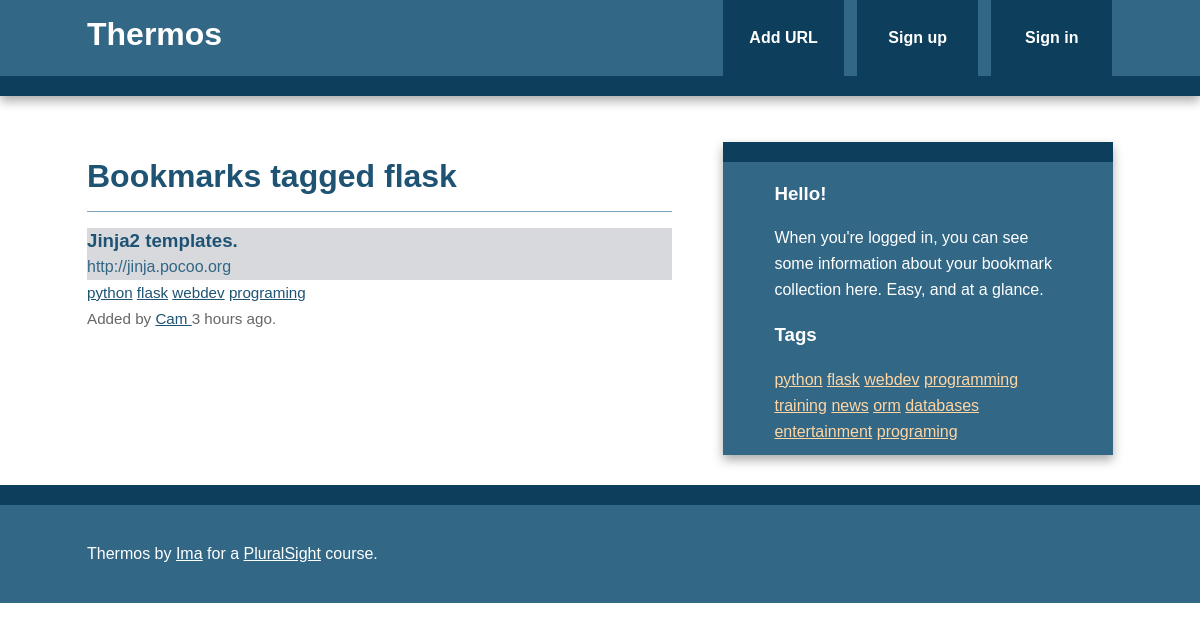
/bookmarks/tag/flask, run on the app's committed database.
### thermos/models.py (models this page shows, shortened)
class Tag(db.Model):
    id = db.Column(db.Integer, primary_key=True)
    name = db.Column(db.String(25), nullable=False, unique=True, index=True)
    @staticmethod
    def all():
        return Tag.query.all()
    def __repr__(self):
        return self.name

class Bookmark(db.Model):
    id = db.Column(db.Integer, primary_key=True)
    url = db.Column(db.Text, nullable=False)
    date = db.Column(db.DateTime, default=datetime.utcnow)
    description = db.Column(db.String(300))
    user_id = db.Column(db.Integer, db.ForeignKey('user.id'), nullable=False)
    _tags = db.relationship("Tag", secondary=tags, lazy='joined',
                            backref=db.backref("bookmarks", lazy="dynamic"))
    @property
    def tags(self):
        return ",".join([t.name for t in self._tags])
    @tags.setter
    def tags(self, string):
        if string:
            self._tags = [Tag.get_or_create(name) for name in string.split(',')]
        else:
            self._tags = []

class User(db.Model, UserMixin):
    id = db.Column(db.Integer, primary_key=True)
    username = db.Column(db.String(80), unique=True)
    email = db.Column(db.String(120), unique=True)
    bookmarks = db.relationship('Bookmark', backref='user', lazy='dynamic')
    password_hash = db.Column(db.String)
    @property
    def password(self):
        raise AttributeError('password: write-only field')

### thermos/bookmarks/views.py (the view)
@bookmarks.route('/tag/<name>')
def tag(name):
    tag = Tag.query.filter_by(name=name).first_or_404()
    return render_template('tag.html', tag=tag)

### thermos/main/views.py (called while the page is built)
@main.app_context_processor
def inject_tags():
    return dict(all_tags=Tag.all)

### thermos/templates/tag.html (shortened to what this page needs)
{% extends "base.html" %}
{% block content %}
    <article>
        <header>
            <h1>Bookmarks tagged {{ tag }}</h1>
            {% if tag.bookmarks.count() > 0 %}
                {% with bookmarks=tag.bookmarks %}
                    {% include "bookmark_list.html" %}
                {% endwith %}
            {% else %}
                There are no bookmarks with this tag.
            {% endif %}
        </header>
    </article>
{% endblock %}

### thermos/templates/base.html (shortened to what this page needs)
<!doctype html>
<html class="no-js" lang="">
    <head>
        {% block styles %}
          <link rel="stylesheet" href="{{ url_for('static', filename='css/normalize.min.css') }}">
          <link rel="stylesheet" href="{{ url_for('static', filename='css/main.css') }}">
        {% endblock %}
    </head>
    <body>
        <div class="header-container">
            <header class="wrapper clearfix">
                <a href="{{ url_for('main.index') }}"><h1 class="title">Thermos</h1></a>
                <nav>
                    <ul>
                        <li><a href="{{url_for('bookmarks.add')}}">Add URL</a></li>
                        {% if current_user.is_authenticated %}
                          <li>
                            <a href="{{ url_for('bookmarks.user', username=current_user.username)}}">Bookmarks</a>
                          </li>
                          <li>
                            <a href="{{ url_for('auth.logout') }}">Sign out</a>
                          </li>
                        {% else %}
                          <li>
                            <a href="{{ url_for('auth.signup')}}">Sign up</a>
                          </li>
                          <li>
                            <a href="{{ url_for('auth.login') }}">Sign in</a>
                          </li>
                        {% endif %}
                    </ul>
                </nav>
            </header>
        </div>
        <div class="main-container">
            <div class="main wrapper clearfix">
              {% block content %}
              {% endblock %}
              {% block sidebar %}
              <aside>
                  {% if current_user.is_authenticated %}
                    <h3>Hello, {{ current_user.username }}!</h3>
                    <ul>
                      <li>You have {{ current_user.bookmarks.count()}} bookmarks so far!</li>
                    </ul>
                  {% else %}
                      <h3>Hello!</h3>
                      <p>
                        When you're logged in, you can see some information about your bookmark collection here.  Easy, and at a glance.
                      </p>
                  {% endif %}
                  <h3>Tags</h3>
                  {% for t in all_tags() %}
                    <a href="{{ url_for('bookmarks.tag', name=t) }}">{{t}}</a>
                  {% endfor %}
              </aside>
              {% endblock %}
            </div>
        </div>
        <div class="footer-container">
            <footer class="wrapper">
                <p>Thermos by <a href="http://blinkwink.org">Ima</a> for a <a href="http://pluralsight.com">PluralSight</a> course.</p>
            </footer>
        </div>
    </body>
</html>

### thermos/templates/bookmark_list.html
<ul class="bookmarks">
    {% for bookmark in bookmarks %}
        <li>
            {% include "bookmark.html" %}
        </li>
    {% endfor %}
</ul>

### thermos/templates/bookmark.html (shortened to what this page needs)
<div class="bookmark">
    <a class="header" href="{{ bookmark.url }}">
        <h3 class="description">
            {{ bookmark.description|truncate(50, killwords=True)}}
        </h3>
        <span class="url">
            {{ bookmark.url|truncate(50, killwords=True) }}
        </span>
    </a>
    <div class="info">
        <span class="tags">
            {% if bookmark.tags %}
                {% for t in bookmark._tags %}
                    <a href="{{url_for('bookmarks.tag', name=t)}}">{{ t }}</a>
                {% endfor %}
            {%else%}
                No tags.
            {% endif %}
        </span>
        <br>
        Added by <a href="{{ url_for('bookmarks.user', username=bookmark.user.username) }}">
            {{bookmark.user.username}}
        </a>
        {{ moment(bookmark.date).fromNow() }}.
    </div>
</div>

### thermos/static/css/main.css (style rules this page uses)
html, button, input, select, textarea { color: #222; }
html { font-size: 1em; line-height: 1.4; }
body { font: 16px/26px Helvetica, Helvetica Neue, Arial; }
.wrapper { width: 90%; margin: 0 5%; }
.header-container { border-bottom: 20px solid #0D3E5B; }
.footer-container, .main aside { border-top: 20px solid #0D3E5B; }
.header-container, .footer-container, .main aside { background: #326786; }
.title { color: white; }
nav ul { margin: 0; padding: 0; list-style-type: none; }
nav a { display: block; margin-bottom: 10px; padding: 15px 0; text-align: center; text-decoration: none; font-weight: bold; color: white; background: #0D3E5B; }
.main { padding: 30px 0; }
.main article h1 { font-size: 2em; }
.main aside { color: white; padding: 0px 5% 10px; }
.footer-container footer { color: white; padding: 20px 0; }
a, a:visited { color: #1E5373; }
h1, h2, h3, h4, h5, h6 { color: #1E5373; }
aside a { color: #FFD6A3; }
.main aside h3, footer h3, footer a, footer a:visited { color: white; }
ul.bookmarks { list-style: none none; padding-left: 0; }
.bookmark { padding-bottom: .5em; border-top: 1px solid #7EA6BF; padding: 1em 0; }
a.header { color: #326786; text-decoration: none; background-color: #D8D9DD; display: block; }
a.header h3 { margin: 0 0; }
div.info { font-size: .95em; color: #666666; }
@media only screen and (min-width: 480px) { nav a { float: left; width: 27%; margin: 0 1.7%; padding: 25px 2%; margin-bottom: 0; } }
@media only screen and (min-width: 480px) { nav li:first-child a { margin-left: 0; } }
@media only screen and (min-width: 480px) { nav li:last-child a { margin-right: 0; } }
@media only screen and (min-width: 480px) { nav ul li { display: inline; } }
@media only screen and (min-width: 768px) { .header-container, .main aside { -webkit-box-shadow: 0 5px 10px #aaa; -moz-box-shadow: 0 5px 10px #aaa; box-shadow: 0 5px 10px #aaa; } }
@media only screen and (min-width: 768px) { .title { float: left; } }
@media only screen and (min-width: 768px) { nav { float: right; width: 38%; } }
@media only screen and (min-width: 768px) { .main article { float: left; width: 57%; } }
@media only screen and (min-width: 768px) { .main aside { float: right; width: 28%; } }
@media only screen and (min-width: 1140px) { .wrapper { width: 1026px; margin: 0 auto; } }
.clearfix:before, .clearfix:after { content: " "; display: table; }
.clearfix:after { clear: both; }
.clearfix { *zoom: 1; }

### data on the page
Tag: name "flask"
Bookmark: description "Jinja2 templates.", url "http://jinja.pocoo.org", user.username "Cam", date "3 hours ago"
Tag: name "python"
Tag: name "webdev"
Tag: name "programing"
Tag: name "programming"
Tag: name "training"
Tag: name "news"
Tag: name "orm"
Tag: name "databases"
Tag: name "entertainment"
